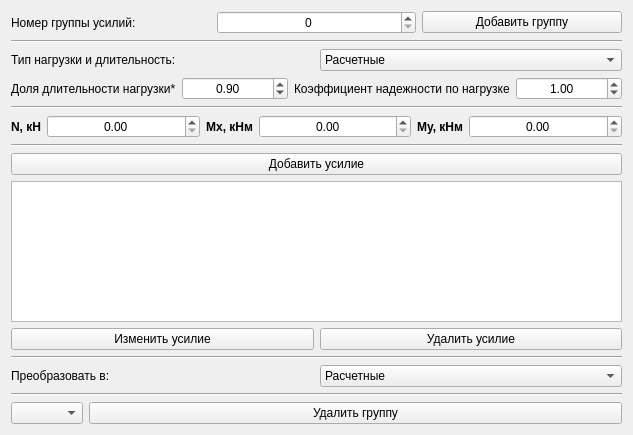
<?xml version="1.0" encoding="UTF-8"?>
<ui version="4.0">
 <class>FormLoadsCreator</class>
 <widget class="QWidget" name="FormLoadsCreator">
  <property name="geometry">
   <rect>
    <x>0</x>
    <y>0</y>
    <width>633</width>
    <height>435</height>
   </rect>
  </property>
  <property name="windowTitle">
   <string>Редактор усилий</string>
  </property>
  <layout class="QVBoxLayout" name="verticalLayout_2">
   <item>
    <layout class="QVBoxLayout" name="verticalLayout">
     <item>
      <layout class="QHBoxLayout" name="horizontalLayout_4">
       <item>
        <widget class="QLabel" name="labelNumGroup">
         <property name="text">
          <string>Номер группы усилий:</string>
         </property>
        </widget>
       </item>
       <item>
        <widget class="QSpinBox" name="spinBoxNumGroup">
         <property name="layoutDirection">
          <enum>Qt::LeftToRight</enum>
         </property>
         <property name="alignment">
          <set>Qt::AlignCenter</set>
         </property>
         <property name="maximum">
          <number>9999</number>
         </property>
        </widget>
       </item>
       <item>
        <widget class="QPushButton" name="pushButtonAddLoadsGroup">
         <property name="text">
          <string>Добавить группу</string>
         </property>
        </widget>
       </item>
      </layout>
     </item>
     <item>
      <widget class="Line" name="line">
       <property name="orientation">
        <enum>Qt::Horizontal</enum>
       </property>
      </widget>
     </item>
     <item>
      <layout class="QHBoxLayout" name="horizontalLayout_3">
       <item>
        <widget class="QLabel" name="label_5">
         <property name="text">
          <string>Тип нагрузки и длительность:</string>
         </property>
        </widget>
       </item>
       <item>
        <widget class="QComboBox" name="comboBoxLoadsType">
         <item>
          <property name="text">
           <string>Расчетные</string>
          </property>
         </item>
         <item>
          <property name="text">
           <string>Расчетные длительные</string>
          </property>
         </item>
         <item>
          <property name="text">
           <string>Нормативные</string>
          </property>
         </item>
         <item>
          <property name="text">
           <string>Нормативные длительные</string>
          </property>
         </item>
        </widget>
       </item>
      </layout>
     </item>
     <item>
      <layout class="QHBoxLayout" name="horizontalLayout_6">
       <item>
        <widget class="QLabel" name="label_8">
         <property name="text">
          <string>Доля длительности нагрузки*</string>
         </property>
        </widget>
       </item>
       <item>
        <widget class="QDoubleSpinBox" name="doubleSpinBoxKdl">
         <property name="alignment">
          <set>Qt::AlignCenter</set>
         </property>
         <property name="singleStep">
          <double>0.010000000000000</double>
         </property>
         <property name="value">
          <double>0.900000000000000</double>
         </property>
        </widget>
       </item>
       <item>
        <widget class="QLabel" name="label_4">
         <property name="text">
          <string>Коэффициент надежности по нагрузке</string>
         </property>
        </widget>
       </item>
       <item>
        <widget class="QDoubleSpinBox" name="doubleSpinBoxKd">
         <property name="alignment">
          <set>Qt::AlignCenter</set>
         </property>
         <property name="maximum">
          <double>2.000000000000000</double>
         </property>
         <property name="singleStep">
          <double>0.010000000000000</double>
         </property>
         <property name="value">
          <double>1.000000000000000</double>
         </property>
        </widget>
       </item>
      </layout>
     </item>
     <item>
      <widget class="Line" name="line_2">
       <property name="orientation">
        <enum>Qt::Horizontal</enum>
       </property>
      </widget>
     </item>
     <item>
      <layout class="QHBoxLayout" name="horizontalLayout">
       <item>
        <widget class="QLabel" name="label_3">
         <property name="sizePolicy">
          <sizepolicy hsizetype="Fixed" vsizetype="Preferred">
           <horstretch>0</horstretch>
           <verstretch>0</verstretch>
          </sizepolicy>
         </property>
         <property name="font">
          <font>
           <weight>75</weight>
           <bold>true</bold>
          </font>
         </property>
         <property name="text">
          <string>N, кН</string>
         </property>
         <property name="textFormat">
          <enum>Qt::PlainText</enum>
         </property>
         <property name="alignment">
          <set>Qt::AlignRight|Qt::AlignTrailing|Qt::AlignVCenter</set>
         </property>
        </widget>
       </item>
       <item>
        <widget class="QDoubleSpinBox" name="doubleSpinBoxN">
         <property name="alignment">
          <set>Qt::AlignCenter</set>
         </property>
         <property name="maximum">
          <double>99999.990000000005239</double>
         </property>
         <property name="singleStep">
          <double>0.100000000000000</double>
         </property>
        </widget>
       </item>
       <item>
        <widget class="QLabel" name="label_2">
         <property name="sizePolicy">
          <sizepolicy hsizetype="Fixed" vsizetype="Preferred">
           <horstretch>0</horstretch>
           <verstretch>0</verstretch>
          </sizepolicy>
         </property>
         <property name="font">
          <font>
           <weight>75</weight>
           <bold>true</bold>
          </font>
         </property>
         <property name="text">
          <string>Mx, кНм</string>
         </property>
         <property name="alignment">
          <set>Qt::AlignRight|Qt::AlignTrailing|Qt::AlignVCenter</set>
         </property>
        </widget>
       </item>
       <item>
        <widget class="QDoubleSpinBox" name="doubleSpinBoxMx">
         <property name="alignment">
          <set>Qt::AlignCenter</set>
         </property>
         <property name="maximum">
          <double>9999.989999999999782</double>
         </property>
         <property name="singleStep">
          <double>0.100000000000000</double>
         </property>
        </widget>
       </item>
       <item>
        <widget class="QLabel" name="label">
         <property name="sizePolicy">
          <sizepolicy hsizetype="Fixed" vsizetype="Preferred">
           <horstretch>0</horstretch>
           <verstretch>0</verstretch>
          </sizepolicy>
         </property>
         <property name="font">
          <font>
           <weight>75</weight>
           <bold>true</bold>
          </font>
         </property>
         <property name="text">
          <string>My, кНм</string>
         </property>
         <property name="alignment">
          <set>Qt::AlignRight|Qt::AlignTrailing|Qt::AlignVCenter</set>
         </property>
        </widget>
       </item>
       <item>
        <widget class="QDoubleSpinBox" name="doubleSpinBoxMy">
         <property name="alignment">
          <set>Qt::AlignCenter</set>
         </property>
         <property name="maximum">
          <double>9999.989999999999782</double>
         </property>
         <property name="singleStep">
          <double>0.100000000000000</double>
         </property>
        </widget>
       </item>
      </layout>
     </item>
     <item>
      <widget class="Line" name="line_3">
       <property name="orientation">
        <enum>Qt::Horizontal</enum>
       </property>
      </widget>
     </item>
     <item>
      <widget class="QPushButton" name="pushButtonAddLoad">
       <property name="text">
        <string>Добавить усилие</string>
       </property>
      </widget>
     </item>
     <item>
      <widget class="QTableView" name="tableViewLoads"/>
     </item>
     <item>
      <layout class="QHBoxLayout" name="horizontalLayout_5">
       <item>
        <widget class="QPushButton" name="pushButtonEditLoad">
         <property name="text">
          <string>Изменить усилие</string>
         </property>
        </widget>
       </item>
       <item>
        <widget class="QPushButton" name="pushButtonDelLoad">
         <property name="text">
          <string>Удалить усилие</string>
         </property>
        </widget>
       </item>
      </layout>
     </item>
     <item>
      <widget class="Line" name="line_5">
       <property name="orientation">
        <enum>Qt::Horizontal</enum>
       </property>
      </widget>
     </item>
     <item>
      <layout class="QHBoxLayout" name="horizontalLayout_7">
       <item>
        <widget class="QLabel" name="label_6">
         <property name="text">
          <string>Преобразовать в:</string>
         </property>
        </widget>
       </item>
       <item>
        <widget class="QComboBox" name="comboBoxTypeConversion">
         <property name="currentIndex">
          <number>0</number>
         </property>
         <item>
          <property name="text">
           <string>Расчетные</string>
          </property>
         </item>
         <item>
          <property name="text">
           <string>Расчетные длительные</string>
          </property>
         </item>
         <item>
          <property name="text">
           <string>Нормативные</string>
          </property>
         </item>
         <item>
          <property name="text">
           <string>Нормативные длительные</string>
          </property>
         </item>
        </widget>
       </item>
      </layout>
     </item>
     <item>
      <widget class="Line" name="line_4">
       <property name="orientation">
        <enum>Qt::Horizontal</enum>
       </property>
      </widget>
     </item>
     <item>
      <layout class="QHBoxLayout" name="horizontalLayout_2">
       <item>
        <widget class="QComboBox" name="cbNumsLoadsGroups">
         <property name="sizePolicy">
          <sizepolicy hsizetype="Fixed" vsizetype="Fixed">
           <horstretch>0</horstretch>
           <verstretch>0</verstretch>
          </sizepolicy>
         </property>
        </widget>
       </item>
       <item>
        <widget class="QPushButton" name="pushButtonDelLodsGroup">
         <property name="text">
          <string>Удалить группу</string>
         </property>
        </widget>
       </item>
      </layout>
     </item>
    </layout>
   </item>
  </layout>
 </widget>
 <resources/>
 <connections/>
</ui>
